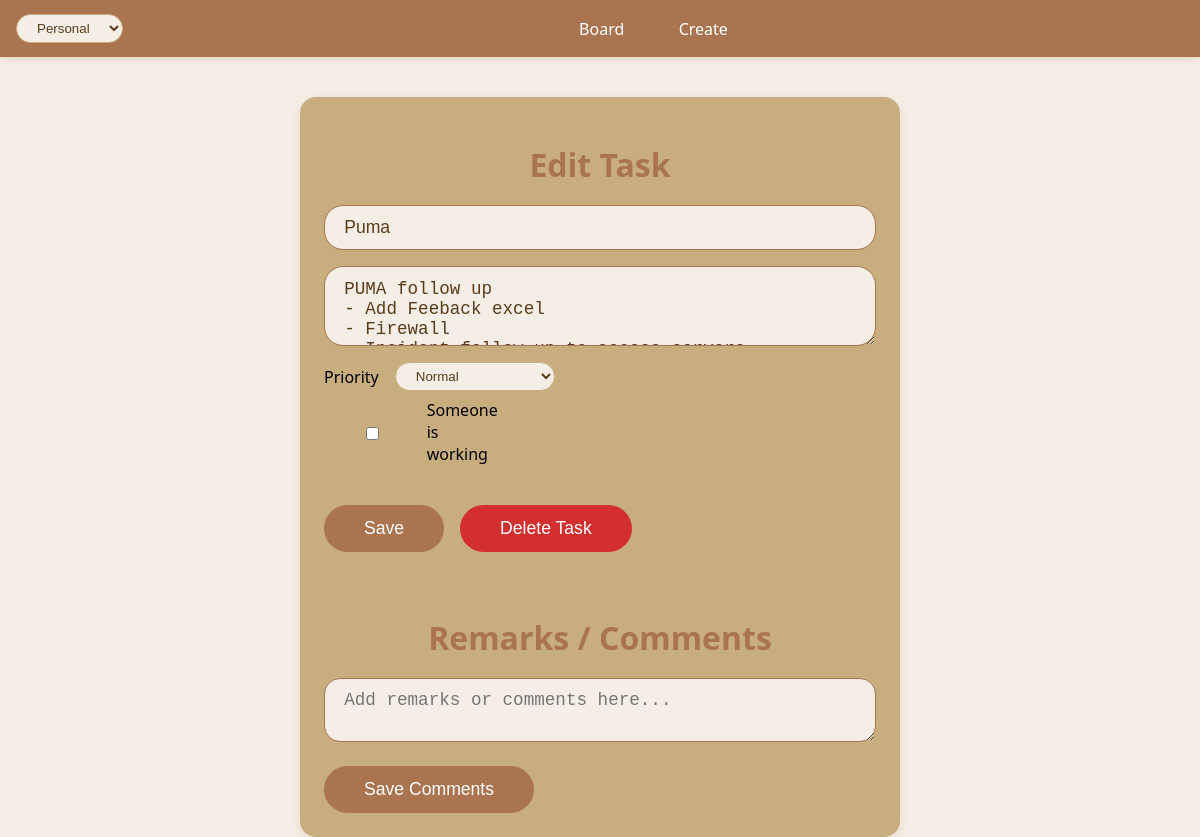
The page /task/1/ on the database as committed earlier.
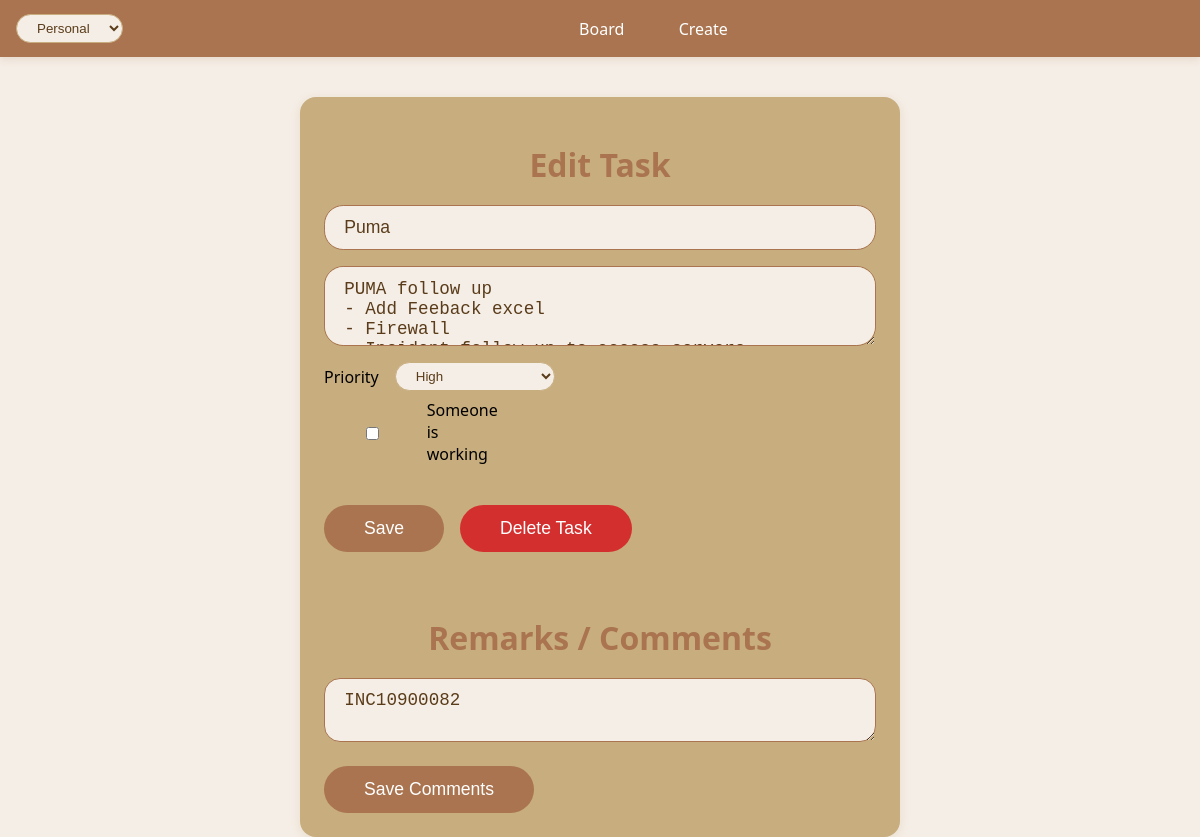
The same page on the database as committed later.
### board/models.py (models this page shows, shortened)
class Task(models.Model):
	STATUS_CHOICES = [
		("planned", "Planned"),
		("in-progress", "In Progress"),
		("in-review", "In Review"),
		("done", "Done"),
		("cancelled", "Cancelled"),
	]
	PRIORITY_CHOICES = [
		('low', 'Low'),
		('normal', 'Normal'),
		('high', 'High'),
	]
	short_description = models.CharField(max_length=100)
	description = models.TextField()
	status = models.CharField(max_length=20, choices=STATUS_CHOICES, default="planned")
	workspace = models.ForeignKey('Space', null=True, blank=True, on_delete=models.CASCADE, related_name='tasks')
	comments = models.TextField(blank=True, default="")
	priority = models.CharField(max_length=10, choices=PRIORITY_CHOICES, default='normal')
	is_working = models.BooleanField(default=False) # Indicates someone is currently working on the task

### board/views.py (the view, shortened to what this page needs)
# urls.py: path('task/<int:task_id>/', views.task_detail, name='task_detail'),
def task_detail(request, task_id):
	task = get_object_or_404(Task, id=task_id)
	return render(request, "board/task_detail.html", {"task": task})

### board/context_processors.py (called while the page is built)
def spaces_processor(request):
    spaces_qs = Space.objects.all().order_by('name')
    spaces = [s.name for s in spaces_qs]
    default_space = spaces[0] if spaces else 'office'
    current_workspace = request.session.get('current_workspace', default_space)
    if current_workspace not in spaces and spaces:
        current_workspace = spaces[0]
        request.session['current_workspace'] = current_workspace
    return {
        'spaces': spaces,
        'current_workspace': current_workspace,
    }

### board/templates/board/task_detail.html (shortened to what this page needs)
{% extends 'base.html' %}
{% block content %}
<div class="create-task-section" style="margin: 2.5rem auto 0 auto;">
    <h2>Edit Task</h2>
    <form method="post">
        <input type="text" name="short_description" value="{{ task.short_description }}" placeholder="Short description" required />
        <textarea name="description" placeholder="Description" required>{{ task.description }}</textarea>
        <div class="form-row" style="display:flex; flex-direction:column; gap:0.5rem;">
            <div class="form-priority-row">
                <label for="id_priority">Priority</label>
                <select name="priority" id="id_priority" class="form-priority-select">
                    <option value="normal" {% if task.priority == 'normal' %}selected{% endif %}>Normal</option>
                    <option value="high" {% if task.priority == 'high' %}selected{% endif %}>High</option>
                </select>
            </div>
            <div class="form-checkbox-row">
                <label for="id_is_working">
                    <input type="checkbox" name="is_working" id="id_is_working" {% if task.is_working %}checked{% endif %}>
                    <span>Someone is working</span>
                </label>
            </div>
        </div>
        <div style="display: flex; gap: 1rem; margin-top: 1rem;">
            <button type="submit" name="save">Save</button>
            <button type="button" onclick="confirmDelete()" style="background: #d32f2f; color: white;">Delete Task</button>
        </div>
    </form>
    <div style="margin-top:2rem;width:100%;">
        <h3 style="color: var(--coffee-brown);">Remarks / Comments</h3>
        <form method="post">
            <textarea name="comments" placeholder="Add remarks or comments here..." style="width:100%;min-height:60px;border-radius:1rem;">{{ task.comments }}</textarea>
            <button type="submit" style="margin-top:0.5rem;">Save Comments</button>
        </form>
    </div>
</div>
{% endblock %}

Rows that differ between the two databases and show on the page:
changed Task "Puma": priority "Normal" → "High"; comments (not shown) → "INC10900082"
